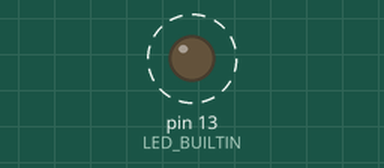
A sketch run on a simulated Arduino Uno, built with avr-gcc and run on an emulated ATmega328P. Shown: output pins drawn as LEDs (lit = HIGH). Dashed ring = blinking. What the sketch prints to the serial monitor is not drawn.

Above: at 0.15 s.
Timing chart, 0 to 3.0 s (numbered marks = the images above):
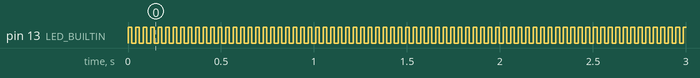

The sketch:

sketch_jan24a_copy_20260124194854.ino
```cpp
int blinksCount = 0;
String bufferString;

void setup() {
  // put your setup code here, to run once:
  pinMode(LED_BUILTIN, OUTPUT);
  Serial.begin(9600);
}

void loop() {
  // put your main code here, to run repeatedly:
  digitalWrite(LED_BUILTIN, HIGH);
  delay(20);
  blinksCount++;
  digitalWrite(LED_BUILTIN, LOW);
  delay(20);

  bufferString = "Total blinks: " + String(blinksCount) + "\n";

  Serial.print(bufferString);
}
```

Measured:
- by itself, pin 13 (LED_BUILTIN): alternates HIGH for 0.02 s and LOW for 0.02 s
